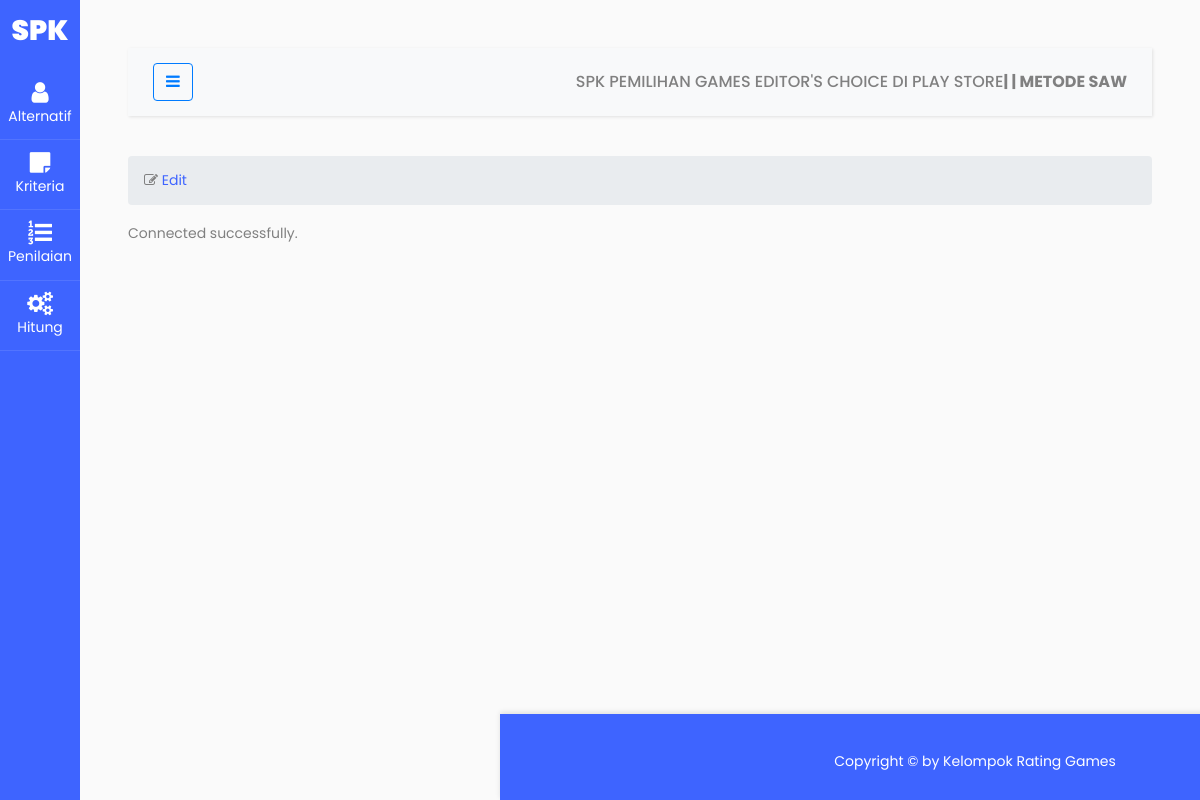
/alt_ubah.php?nama=Genshin Impact, run on an earlier commit of the app's database.
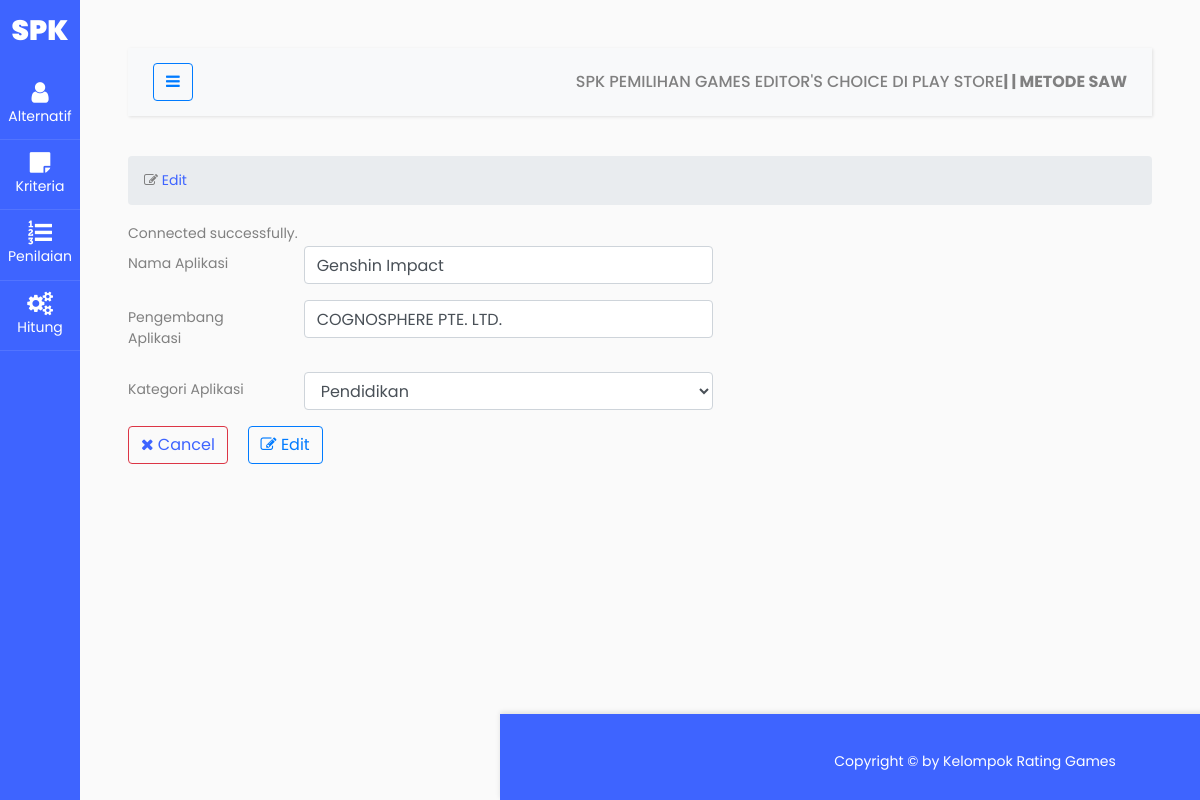
And on a later commit of the database.
### tables this page shows
CREATE TABLE `saw_aplikasi` (
  `nama` varchar(100) NOT NULL,
  `pengembang` varchar(100) NOT NULL,
  `kategori` varchar(100) NOT NULL
);

### alt_ubah.php (the view, shortened to what this page needs)
<!doctype html>
<html lang="en">
<?php
include 'components/head.php';
?>
<body>
    <div class="wrapper d-flex align-items-stretch">
        <?php
        include 'components/sidebar.php';
        ?>
        <div id="content" class="p-4 p-md-5">
            <?php
            include 'components/navbar.php';
            ?>
            <section id="main-content">
                <section class="wrapper">
                    <div class="row">
                        <div class="col-lg-12">
                            <ol class="breadcrumb">
                                <li><i class="fa fa-edit"></i><a href=""> Edit</a></li>
                            </ol>
                        </div>
                    </div>
                    <?php
                    include 'koneksi.php';
                    ?>
                    <form method="POST" action="">
                        <?php
                        $nama = $_GET['nama'];
                        $sql = "SELECT * FROM saw_aplikasi WHERE nama = '$nama'";
                        $hasil = $conn->query($sql);
                        $rows = $hasil->num_rows;
                        if ($rows > 0) {
                            $row = $hasil->fetch_row();
                            $nama = $row[0];
                            $pengembang = $row[1];
                            $kategori = $row[2];
                        ?>
                            <div class="form-group row">
                                <label class="col-sm-2 col-form-label">Nama Aplikasi</label>
                                <div class="col-sm-5">
                                    <input type="text" class="form-control" name="nama" value="<?= $nama ?>">
                                </div>
                            </div>
                            <div class="form-group row">
                                <label class="col-sm-2 col-form-label">Pengembang Aplikasi</label>
                                <div class="col-sm-5">
                                    <input type="text" class="form-control" name="pengembang" value="<?= $pengembang ?>">
                                </div>
                            </div>
                            <div class="form-group row">
                                <label class="col-sm-2 col-form-label">Kategori Aplikasi</label>
                                <div class="col-sm-5">
                                    <select class="form-control" name="kategori" value="<?= $kategori ?>">
                                        <option <?php if ($kategori == 'Pendidikan') {
                                                    echo 'selected';
                                                } ?>>Pendidikan</option>
                                    </select>
                                </div>
                            </div>
                            <div>
                                <button type="button" class="btn btn-outline-danger mr-3"><a href="index.php"><i class="fa fa-close"></i> Cancel</a></button>
                                <button type="edit" name="edit" class="btn btn-outline-primary"><i class="fa fa-edit"></i> Edit</button>
                            </div>
                    </form>
                <?php } ?>
                </section>
            </section>
        </div>
    </div>
</body>
<?php
include 'components/foot.php';
?>
</html>

What changed in the data, as far as the page shows it:
added saw_aplikasi: nama "Genshin Impact", pengembang "COGNOSPHERE PTE. LTD.", kategori "Pendidikan"
Also different on the page:
text now shown: "Nama Aplikasi Pengembang Aplikasi Kategori Aplikasi Cancel Edit"
